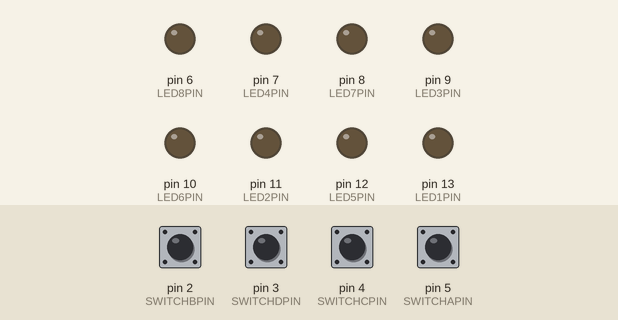
This sketch was run on a simulated Arduino Uno, built with avr-gcc and run on an emulated ATmega328P. On the bench: output pins drawn as LEDs (lit = HIGH). The test bench sets the inputs (shaded band); at power-on: pin 2 (SWITCHBPIN), pin 3 (SWITCHDPIN), pin 4 (SWITCHCPIN), pin 5 (SWITCHAPIN) HIGH.

Above: at 1.2 s.
1.3 s: pin 2 (SWITCHBPIN) pulled LOW for 0.15 s
At 1.37 s:
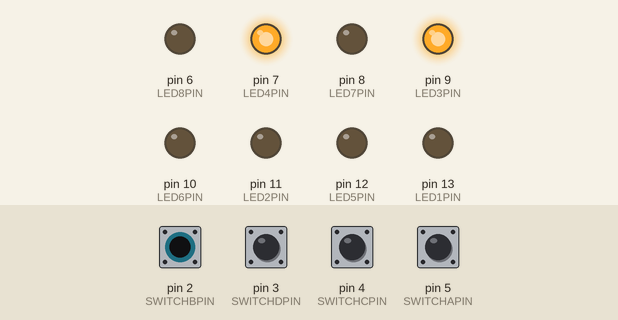
2.9 s: pin 3 (SWITCHDPIN) pulled LOW for 0.15 s
At 2.97 s:
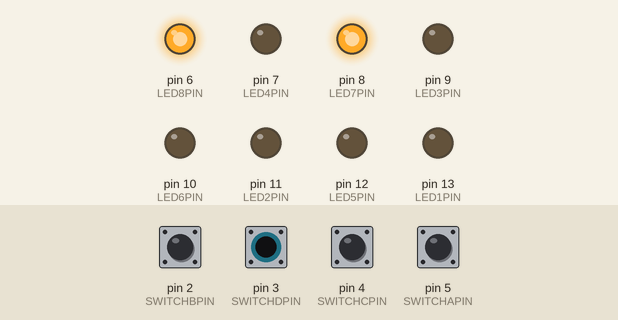
4.5 s: pin 4 (SWITCHCPIN) pulled LOW for 0.15 s
At 4.57 s:
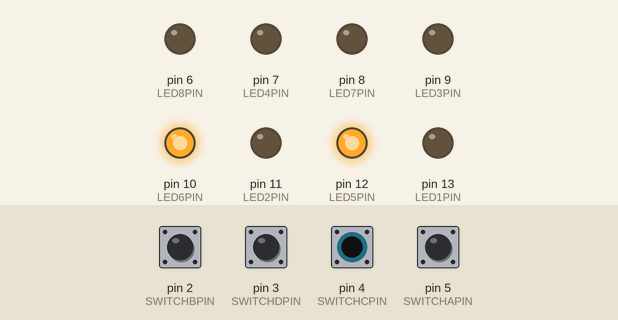
6.1 s: pin 5 (SWITCHAPIN) pulled LOW for 0.15 s
At 6.17 s:
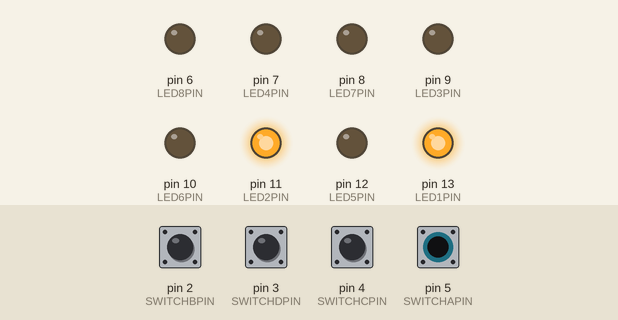
7.7 s: pin 2 (SWITCHBPIN) driven LOW and pin 3 (SWITCHDPIN) driven LOW
At 8.9 s:
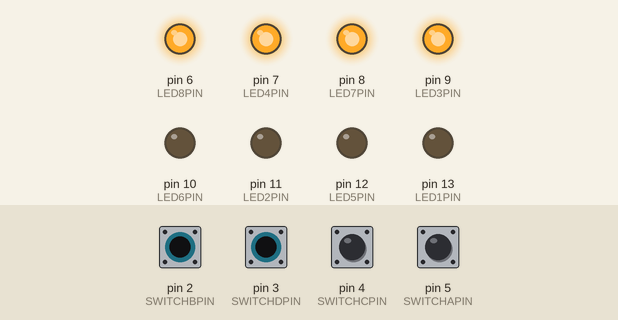
9.2 s: pin 4 (SWITCHCPIN) pulled LOW for 1 s
At 10.0 s:
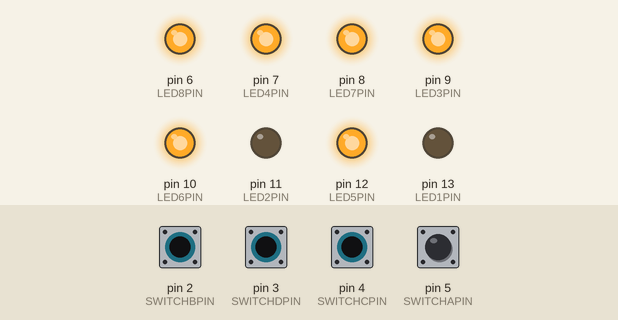
Timing chart, 0 to 12.2 s (numbered marks = the images above; inputs shaded):
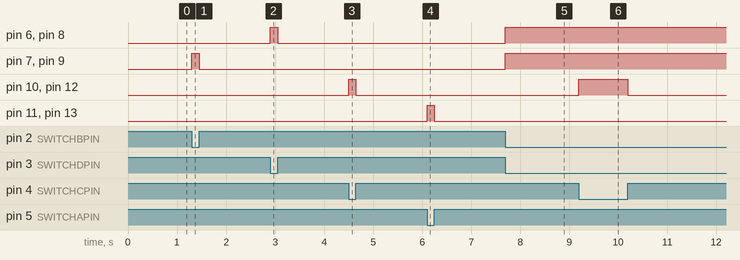

Measured:
- after the input at 1.3 s, pin 7 (LED4PIN), pin 9 (LED3PIN): LOW → HIGH at once, → LOW 0.15 s later
- after the input at 2.9 s, pin 6 (LED8PIN), pin 8 (LED7PIN): LOW → HIGH at once, → LOW 0.15 s later
- after the input at 4.5 s, pin 10 (LED6PIN), pin 12 (LED5PIN): LOW → HIGH at once, → LOW 0.15 s later
- after the input at 6.1 s, pin 11 (LED2PIN), pin 13 (LED1PIN): LOW → HIGH at once, → LOW 0.15 s later
- after the input at 7.7 s, pin 6 (LED8PIN), pin 7 (LED4PIN), pin 8 (LED7PIN), pin 9 (LED3PIN): LOW → HIGH at once
- after the input at 9.2 s, pin 10 (LED6PIN), pin 12 (LED5PIN): LOW → HIGH at once, → LOW 1.0 s later

The sketch:

Basics3.ino
```cpp
// define names for the pins
#define LED1PIN  13
#define LED2PIN  11
#define LED3PIN  9
#define LED4PIN  7
#define LED5PIN  12
#define LED6PIN  10
#define LED7PIN  8
#define LED8PIN  6

#define SWITCHAPIN  5
#define SWITCHBPIN  2
#define SWITCHCPIN  4
#define SWITCHDPIN  3

void setup()
{

  // these pins, for the LEDs, are outputs
  pinMode(LED1PIN, OUTPUT);
  pinMode(LED2PIN, OUTPUT);
  pinMode(LED3PIN, OUTPUT);
  pinMode(LED4PIN, OUTPUT);
  pinMode(LED5PIN, OUTPUT);
  pinMode(LED6PIN, OUTPUT);
  pinMode(LED7PIN, OUTPUT);
  pinMode(LED8PIN, OUTPUT);

  // but these pins, for the switches, are inputs
  pinMode(SWITCHAPIN, INPUT);
  pinMode(SWITCHBPIN, INPUT);
  pinMode(SWITCHCPIN, INPUT);
  pinMode(SWITCHDPIN, INPUT);

  // these lines turn on the "internal pull-ups" for the switch inputs
  digitalWrite(SWITCHAPIN, HIGH);
  digitalWrite(SWITCHBPIN, HIGH);
  digitalWrite(SWITCHCPIN, HIGH);
  digitalWrite(SWITCHDPIN, HIGH);

}

void loop()
{
  // if switch A is pressed down right now
  if(digitalRead(SWITCHAPIN) == LOW)
  {
    // turn leds 1+2 on
    digitalWrite(LED1PIN, HIGH);
    digitalWrite(LED2PIN, HIGH);
  }
  else
  {
    // turn leds 1+2 off
    digitalWrite(LED1PIN, LOW);
    digitalWrite(LED2PIN, LOW);
  }

  // if switch B is pressed down right now
  if(digitalRead(SWITCHBPIN) == LOW)
  {
    // turn leds 3+4 on
    digitalWrite(LED3PIN, HIGH);
    digitalWrite(LED4PIN, HIGH);
  }
  else
  {
    // turn leds 3+4 off
    digitalWrite(LED3PIN, LOW);
    digitalWrite(LED4PIN, LOW);
  }

  // if switch C is pressed down right now
  if(digitalRead(SWITCHCPIN) == LOW)
  {
    // turn leds 5+6 on
    digitalWrite(LED5PIN, HIGH);
    digitalWrite(LED6PIN, HIGH);
  }
  else
  {
    // turn leds 5+6 off
    digitalWrite(LED5PIN, LOW);
    digitalWrite(LED6PIN, LOW);
  }

  // if switch D is pressed down right now
  if(digitalRead(SWITCHDPIN) == LOW)
  {
    // turn leds 7+8 on
    digitalWrite(LED7PIN, HIGH);
    digitalWrite(LED8PIN, HIGH);
  }
  else
  {
    // turn leds 7+8 off
    digitalWrite(LED7PIN, LOW);
    digitalWrite(LED8PIN, LOW);
  }
}
```
